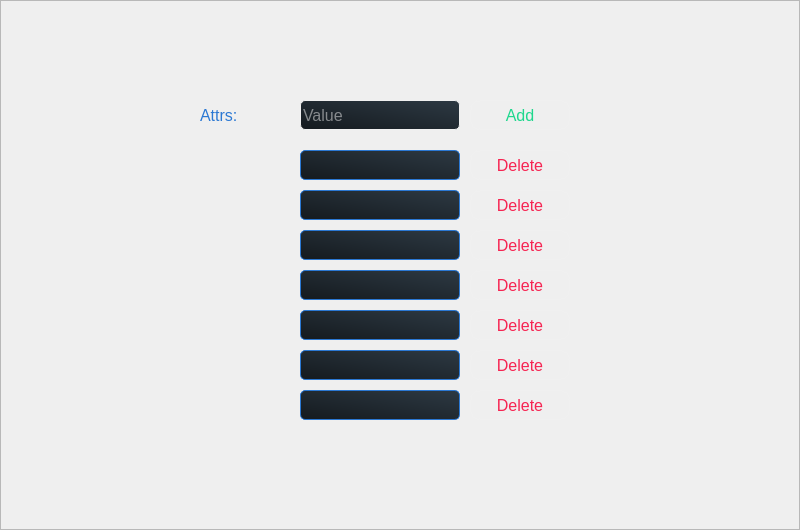
     <widget class="QFrame" name="attributesFrame">
      <property name="enabled">
       <bool>true</bool>
      </property>
      <property name="geometry">
       <rect>
        <x>0</x>
        <y>70</y>
        <width>800</width>
        <height>530</height>
       </rect>
      </property>
      <property name="styleSheet">
       <string notr="true">QLabel {
	border: None;
	color: #2b78d3;
	background: None;
}

QLineEdit {
	background:  qlineargradient(spread:pad, x1:0.063, y1:0.937318, x2:1, y2:0, stop:0 rgba(22,28,33,255), stop:1 rgba(45,57,67,255));;
	border-radius: 5px;
	border: 1px solid #2b78d3;
	color: #f0f0f0;
}

QCheckBox::indicator:unchecked {
	background:  qlineargradient(spread:pad, x1:0.063, y1:0.937318, x2:1, y2:0, stop:0 rgba(22,28,33,255), stop:1 rgba(45,57,67,255));
	border: 2px solid #f62451;
	border-radius: 3px;
	width: 25px;
	height: 25px;
}

QCheckBox::indicator:checked {
	background:  qlineargradient(spread:pad, x1:0.063, y1:0.937318, x2:1, y2:0, stop:0 rgba(22,28,33,255), stop:1 rgba(45,57,67,255));
	border: 2px solid #1fd78d;
	border-radius: 3px;
	width: 25px;
	height: 25px;
}</string>
      </property>
      <property name="frameShape">
       <enum>QFrame::StyledPanel</enum>
      </property>
      <property name="frameShadow">
       <enum>QFrame::Raised</enum>
      </property>
      <widget class="QLabel" name="attributesLabel">
       <property name="geometry">
        <rect>
         <x>200</x>
         <y>100</y>
         <width>120</width>
         <height>30</height>
        </rect>
       </property>
       <property name="font">
        <font>
         <family>Segoe UI</family>
         <pointsize>12</pointsize>
        </font>
       </property>
       <property name="text">
        <string>Attrs:</string>
       </property>
      </widget>
      <widget class="QPushButton" name="attrsDel0">
       <property name="geometry">
        <rect>
         <x>470</x>
         <y>150</y>
         <width>100</width>
         <height>30</height>
        </rect>
       </property>
       <property name="font">
        <font>
         <family>Segoe UI</family>
         <pointsize>12</pointsize>
         <weight>50</weight>
         <italic>false</italic>
         <bold>false</bold>
         <underline>false</underline>
         <strikeout>false</strikeout>
        </font>
       </property>
       <property name="styleSheet">
        <string notr="true">QPushButton {
	background-color:  qlineargradient(x1: 0, y1: 0, x2: 0, y2: 1,
                                 stop: 0 #161c21, stop: 1.0 #2d3943);
	border-radius: 10px;
	border: 1px solid #f0f0f0;
	color: #f62451;
}

QPushButton::hover {
	border: 2px solid #f62451;
}</string>
       </property>
       <property name="text">
        <string>Delete</string>
       </property>
      </widget>
      <widget class="QPushButton" name="attributesAttrsAdd">
       <property name="geometry">
        <rect>
         <x>470</x>
         <y>100</y>
         <width>100</width>
         <height>30</height>
        </rect>
       </property>
       <property name="font">
        <font>
         <family>Segoe UI</family>
         <pointsize>12</pointsize>
         <weight>50</weight>
         <italic>false</italic>
         <bold>false</bold>
         <underline>false</underline>
         <strikeout>false</strikeout>
        </font>
       </property>
       <property name="styleSheet">
        <string notr="true">QPushButton {
	background-color:  qlineargradient(x1: 0, y1: 0, x2: 0, y2: 1,
                                 stop: 0 #161c21, stop: 1.0 #2d3943);
	border-radius: 10px;
	border: 1px solid #f0f0f0;
	color: #1fd78d;
}

QPushButton::hover {
	border: 2px solid #1fd78d;
}</string>
       </property>
       <property name="text">
        <string>Add</string>
       </property>
      </widget>
      <widget class="QLineEdit" name="attributesAttrsNewItem">
       <property name="geometry">
        <rect>
         <x>300</x>
         <y>100</y>
         <width>160</width>
         <height>30</height>
        </rect>
       </property>
       <property name="font">
        <font>
         <family>Segoe UI</family>
         <pointsize>12</pointsize>
        </font>
       </property>
       <property name="styleSheet">
        <string notr="true">QLineEdit {
	border: 1px solid #f0f0f0;
}</string>
       </property>
       <property name="placeholderText">
        <string>Value</string>
       </property>
      </widget>
      <widget class="QLineEdit" name="attrsVal0">
       <property name="geometry">
        <rect>
         <x>300</x>
         <y>150</y>
         <width>160</width>
         <height>30</height>
        </rect>
       </property>
       <property name="font">
        <font>
         <family>Segoe UI</family>
         <pointsize>12</pointsize>
        </font>
       </property>
       <property name="styleSheet">
        <string notr="true"/>
       </property>
       <property name="placeholderText">
        <string/>
       </property>
      </widget>
      <widget class="QPushButton" name="attrsDel1">
       <property name="geometry">
        <rect>
         <x>470</x>
         <y>190</y>
         <width>100</width>
         <height>30</height>
        </rect>
       </property>
       <property name="font">
        <font>
         <family>Segoe UI</family>
         <pointsize>12</pointsize>
         <weight>50</weight>
         <italic>false</italic>
         <bold>false</bold>
         <underline>false</underline>
         <strikeout>false</strikeout>
        </font>
       </property>
       <property name="styleSheet">
        <string notr="true">QPushButton {
	background-color:  qlineargradient(x1: 0, y1: 0, x2: 0, y2: 1,
                                 stop: 0 #161c21, stop: 1.0 #2d3943);
	border-radius: 10px;
	border: 1px solid #f0f0f0;
	color: #f62451;
}

QPushButton::hover {
	border: 2px solid #f62451;
}</string>
       </property>
       <property name="text">
        <string>Delete</string>
       </property>
      </widget>
      <widget class="QLineEdit" name="attrsVal1">
       <property name="geometry">
        <rect>
         <x>300</x>
         <y>190</y>
         <width>160</width>
         <height>30</height>
        </rect>
       </property>
       <property name="font">
        <font>
         <family>Segoe UI</family>
         <pointsize>12</pointsize>
        </font>
       </property>
       <property name="styleSheet">
        <string notr="true"/>
       </property>
       <property name="placeholderText">
        <string/>
       </property>
      </widget>
      <widget class="QPushButton" name="attrsDel2">
       <property name="geometry">
        <rect>
         <x>470</x>
         <y>230</y>
         <width>100</width>
         <height>30</height>
        </rect>
       </property>
       <property name="font">
        <font>
         <family>Segoe UI</family>
         <pointsize>12</pointsize>
         <weight>50</weight>
         <italic>false</italic>
         <bold>false</bold>
         <underline>false</underline>
         <strikeout>false</strikeout>
        </font>
       </property>
       <property name="styleSheet">
        <string notr="true">QPushButton {
	background-color:  qlineargradient(x1: 0, y1: 0, x2: 0, y2: 1,
                                 stop: 0 #161c21, stop: 1.0 #2d3943);
	border-radius: 10px;
	border: 1px solid #f0f0f0;
	color: #f62451;
}

QPushButton::hover {
	border: 2px solid #f62451;
}</string>
       </property>
       <property name="text">
        <string>Delete</string>
       </property>
      </widget>
      <widget class="QLineEdit" name="attrsVal2">
       <property name="geometry">
        <rect>
         <x>300</x>
         <y>230</y>
         <width>160</width>
         <height>30</height>
        </rect>
       </property>
       <property name="font">
        <font>
         <family>Segoe UI</family>
         <pointsize>12</pointsize>
        </font>
       </property>
       <property name="styleSheet">
        <string notr="true"/>
       </property>
       <property name="placeholderText">
        <string/>
       </property>
      </widget>
      <widget class="QPushButton" name="attrsDel3">
       <property name="geometry">
        <rect>
         <x>470</x>
         <y>270</y>
         <width>100</width>
         <height>30</height>
        </rect>
       </property>
       <property name="font">
        <font>
         <family>Segoe UI</family>
         <pointsize>12</pointsize>
         <weight>50</weight>
         <italic>false</italic>
         <bold>false</bold>
         <underline>false</underline>
         <strikeout>false</strikeout>
        </font>
       </property>
       <property name="styleSheet">
        <string notr="true">QPushButton {
	background-color:  qlineargradient(x1: 0, y1: 0, x2: 0, y2: 1,
                                 stop: 0 #161c21, stop: 1.0 #2d3943);
	border-radius: 10px;
	border: 1px solid #f0f0f0;
	color: #f62451;
}

QPushButton::hover {
	border: 2px solid #f62451;
}</string>
       </property>
       <property name="text">
        <string>Delete</string>
       </property>
      </widget>
      <widget class="QLineEdit" name="attrsVal3">
       <property name="geometry">
        <rect>
         <x>300</x>
         <y>270</y>
         <width>160</width>
         <height>30</height>
        </rect>
       </property>
       <property name="font">
        <font>
         <family>Segoe UI</family>
         <pointsize>12</pointsize>
        </font>
       </property>
       <property name="styleSheet">
        <string notr="true"/>
       </property>
       <property name="placeholderText">
        <string/>
       </property>
      </widget>
      <widget class="QPushButton" name="attrsDel4">
       <property name="geometry">
        <rect>
         <x>470</x>
         <y>310</y>
         <width>100</width>
         <height>30</height>
        </rect>
       </property>
       <property name="font">
        <font>
         <family>Segoe UI</family>
         <pointsize>12</pointsize>
         <weight>50</weight>
         <italic>false</italic>
         <bold>false</bold>
         <underline>false</underline>
         <strikeout>false</strikeout>
        </font>
       </property>
       <property name="styleSheet">
        <string notr="true">QPushButton {
	background-color:  qlineargradient(x1: 0, y1: 0, x2: 0, y2: 1,
                                 stop: 0 #161c21, stop: 1.0 #2d3943);
	border-radius: 10px;
	border: 1px solid #f0f0f0;
	color: #f62451;
}

QPushButton::hover {
	border: 2px solid #f62451;
}</string>
       </property>
       <property name="text">
        <string>Delete</string>
       </property>
      </widget>
      <widget class="QLineEdit" name="attrsVal4">
       <property name="geometry">
        <rect>
         <x>300</x>
         <y>310</y>
         <width>160</width>
         <height>30</height>
        </rect>
       </property>
       <property name="font">
        <font>
         <family>Segoe UI</family>
         <pointsize>12</pointsize>
        </font>
       </property>
       <property name="styleSheet">
        <string notr="true"/>
       </property>
       <property name="placeholderText">
        <string/>
       </property>
      </widget>
      <widget class="QPushButton" name="attrsDel6">
       <property name="geometry">
        <rect>
         <x>470</x>
         <y>390</y>
         <width>100</width>
         <height>30</height>
        </rect>
       </property>
       <property name="font">
        <font>
         <family>Segoe UI</family>
         <pointsize>12</pointsize>
         <weight>50</weight>
         <italic>false</italic>
         <bold>false</bold>
         <underline>false</underline>
         <strikeout>false</strikeout>
        </font>
       </property>
       <property name="styleSheet">
        <string notr="true">QPushButton {
	background-color:  qlineargradient(x1: 0, y1: 0, x2: 0, y2: 1,
                                 stop: 0 #161c21, stop: 1.0 #2d3943);
	border-radius: 10px;
	border: 1px solid #f0f0f0;
	color: #f62451;
}

QPushButton::hover {
	border: 2px solid #f62451;
}</string>
       </property>
       <property name="text">
        <string>Delete</string>
       </property>
      </widget>
      <widget class="QPushButton" name="attrsDel5">
       <property name="geometry">
        <rect>
         <x>470</x>
         <y>350</y>
         <width>100</width>
         <height>30</height>
        </rect>
       </property>
       <property name="font">
        <font>
         <family>Segoe UI</family>
         <pointsize>12</pointsize>
         <weight>50</weight>
         <italic>false</italic>
         <bold>false</bold>
         <underline>false</underline>
         <strikeout>false</strikeout>
        </font>
       </property>
       <property name="styleSheet">
        <string notr="true">QPushButton {
	background-color:  qlineargradient(x1: 0, y1: 0, x2: 0, y2: 1,
                                 stop: 0 #161c21, stop: 1.0 #2d3943);
	border-radius: 10px;
	border: 1px solid #f0f0f0;
	color: #f62451;
}

QPushButton::hover {
	border: 2px solid #f62451;
}</string>
       </property>
       <property name="text">
        <string>Delete</string>
       </property>
      </widget>
      <widget class="QLineEdit" name="attrsVal6">
       <property name="geometry">
        <rect>
         <x>300</x>
         <y>390</y>
         <width>160</width>
         <height>30</height>
        </rect>
       </property>
       <property name="font">
        <font>
         <family>Segoe UI</family>
         <pointsize>12</pointsize>
        </font>
       </property>
       <property name="styleSheet">
        <string notr="true"/>
       </property>
       <property name="placeholderText">
        <string/>
       </property>
      </widget>
      <widget class="QLineEdit" name="attrsVal5">
       <property name="geometry">
        <rect>
         <x>300</x>
         <y>350</y>
         <width>160</width>
         <height>30</height>
        </rect>
       </property>
       <property name="font">
        <font>
         <family>Segoe UI</family>
         <pointsize>12</pointsize>
        </font>
       </property>
       <property name="styleSheet">
        <string notr="true"/>
       </property>
       <property name="placeholderText">
        <string/>
       </property>
      </widget>
     </widget>
